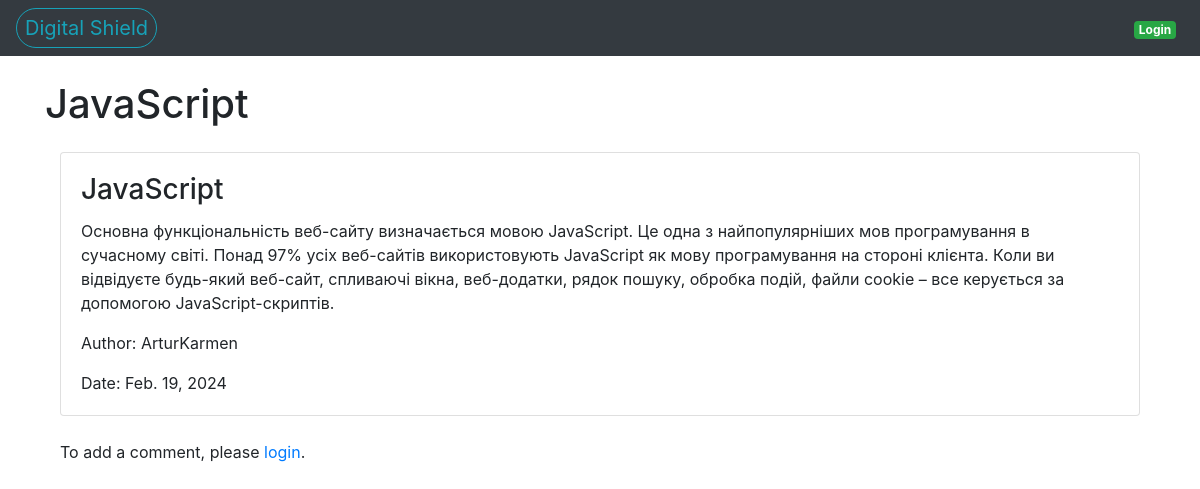
The app's page /11/ with its own data.
### blog/models.py (models this page shows, shortened)
class Post(models.Model):
    title = models.CharField('Заголовок записи', max_length=150)
    description = models.TextField('Текст записи')
    author = models.CharField('Имя автора', max_length=100)
    date = models.DateField('Дата публикации')
    class Meta:
        verbose_name = 'Запись'
        verbose_name_plural = 'Записи'

### blog/views.py (the view)
# urls.py: path('<int:pk>/',views.PostDetail.as_view(),name='post-detail'),
class PostDetail(View):
    def get(self, request, pk):
        post = Post.objects.get(id=pk) # получить по id
        return render(request, 'blog/blog_detail.html',{'post': post})

### templates/blog/blog_detail.html (shortened to what this page needs)
{% extends 'blog/base.html' %}
{% block content_title %}{{ post.title }}{% endblock %}
{% block content %}
    <div class="container mt-4">
        <div class="row">
            <div class="col-lg-12">
                <div class="card">
                    <div class="card-body">
                        <h3 class="card-title">{{ post.title }}</h3>
                        <div class="item">
                            <div class="text left">
                                <p class="card-text">{{ post.description }}</p>
                                <p class="card-text">Author: {{ post.author }}</p>
                                <p class="card-text">Date: {{ post.date }}</p>
                            </div>
                        </div>
                    </div>
                </div>
                {% if user.is_authenticated %}
                    <div class="form-comment mt-4">
                        <h3>Leave a comment</h3>
                        <form action="{% url 'comments_add' post.id %}" method="post">
                            {% csrf_token %}
                            <div class="form-group">
                                <label for="text_comments">Your comment</label>
                                <input type="text" class="form-control" name="text_comments" required>
                            </div>
                            <input type="hidden" name="name" value="{{ user.username }}">
                            <input type="hidden" name="email" value="{{ user.email }}">
                            <button type="submit" class="btn btn-primary">Add comment</button>
                        </form>
                    </div>
                {% else %}
                    <p class="mt-4">To add a comment, please <a href="{% url 'login' %}">login</a>.</p>
                {% endif %}
            </div>
        </div>
    </div>
{% endblock %}

### records on screen
Post: title "JavaScript", description "Основна функціональність веб-сайту визначається мовою JavaScript. Це одна з найпопулярніших мов програмування в сучасному світі. Понад 97% усіх веб-сайтів використовують JavaScript як мову програмування на стороні клієнта. Коли ви відвідуєте будь-який веб-сайт, спливаючі вікна, веб-додатки, рядок пошуку, обробка подій, файли cookie – все керується за допомогою JavaScript-скриптів.", author "ArturKarmen", date "Feb. 19, 2024"
